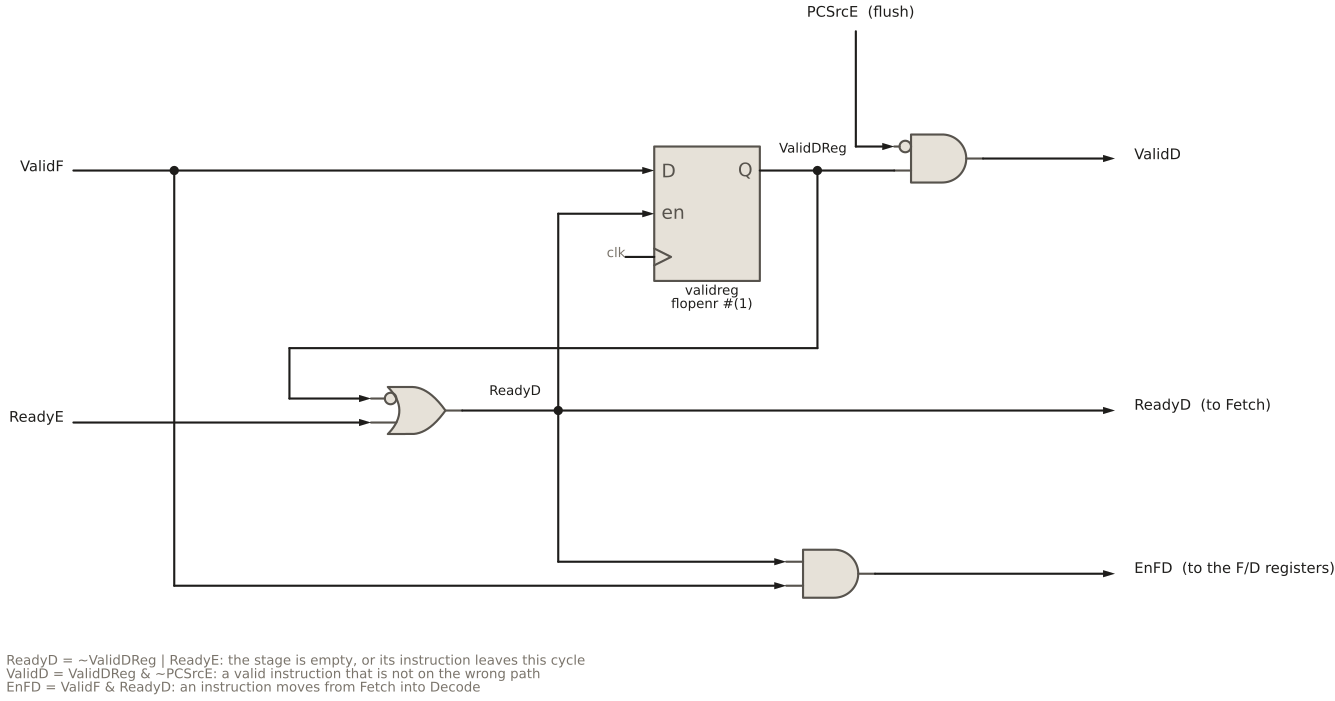

Write the Python code that produced this figure.
"""F/D handshake of the instruction decode unit (HIPV rtl/core/idu/idu.sv):
ReadyD = ~ValidDReg | ReadyE, EnFD = ValidF & ReadyD, the valid bit
ValidDReg, loaded with ValidF whenever ReadyD is high, and the flush
ValidD = ValidDReg & ~PCSrcE."""
from schemdraw import logic
from schemdraw import elements as elm
from schemdraw.backends import svg, svgtext
from _style import new_drawing, block, line, GREY

# schemdraw's text-size estimate parses labels as XML and fails on '&';
# measure with a same-width stand-in instead (the drawn text is unchanged).
_text_approx_size = svgtext.text_approx_size


def _text_size_amp(text, *args, **kw):
    return _text_approx_size(text.replace("&", "8"), *args, **kw)


svgtext.text_approx_size = svg.text_approx_size = _text_size_amp

XL, XR = 0.0, 21.5          # input / output columns


def arrow(d, a, b):
    d.add(elm.Arrow().at(a).to(b))


def dot(d, xy):
    d.add(elm.Dot().at(xy))


def label(d, xy, text, **kw):
    kw.setdefault("fontsize", 11)
    d.add(elm.Label().at(xy).label(text, **kw))


def port_out(d, y, name, frm):
    arrow(d, (frm, y), (XR + 0.1, y))
    label(d, (XR + 0.4, y), name, halign="left")


def flopenr(d, xy, name, width):
    """flopenr with D, en and clock on the left, Q on the right; xy is the D pin."""
    r = block(elm.Ic(
        pins=[elm.IcPin(name="D", side="L", anchorname="D", slot="3/3"),
              elm.IcPin(name="en", side="L", anchorname="en", slot="2/3"),
              elm.IcPin(name=">", side="L", anchorname="clk", slot="1/3"),
              elm.IcPin(name="Q", side="R", anchorname="Q", slot="3/3")],
        size=(2.2, 2.8), pinspacing=0.9, leadlen=0))
    d.add(r.anchor("D").at(xy))
    A = r.absanchors
    label(d, ((A["D"][0] + A["Q"][0]) / 2, A["clk"][1] - 0.95),
          f"{name}\nflopenr #({width})", fontsize=10)
    c = A["clk"]
    line(d, (c[0] - 0.6, c[1]), c)
    label(d, (c[0] - 0.7, c[1]), "clk", halign="right", fontsize=10, color=GREY)
    return A


def draw():
    d = new_drawing()

    # ---------------- valid bit: ValidDReg <= ValidF when ReadyD ----------------
    y_vd = 5.0
    V = flopenr(d, (12.0, y_vd), "validreg", 1)
    label(d, (XL - 0.4, y_vd), "ValidF", halign="right")
    arrow(d, (XL - 0.1, y_vd), V["D"])
    q = V["Q"]
    xq = 15.4
    line(d, q, (xq, q[1]))
    dot(d, (xq, q[1]))
    f = d.add(block(logic.And(inputs=2, inputnots=[1])).anchor("in2").at((17.0, q[1])))
    F = f.absanchors
    line(d, (xq, q[1]), F["in2"])
    xp = F["in1"][0] - 0.8
    label(d, (xp, 8.2), "PCSrcE  (flush)")
    line(d, (xp, 7.9), (xp, F["in1"][1]))
    arrow(d, (xp, F["in1"][1]), F["in1"])
    port_out(d, F["out"][1], "ValidD", F["out"][0])
    label(d, (q[0] + 0.3, q[1] + 0.35), "ValidDReg", halign="left", fontsize=10)

    # ---------------- ReadyD = ~ValidDReg | ReadyE ----------------
    o = d.add(block(logic.Or(inputs=2, inputnots=[1])).anchor("out").at((8.0, 0.0)))
    O = o.absanchors
    # ValidDReg feeds back into the inverted OR input
    yfb, xfb = 1.3, 4.4
    line(d, (xq, q[1]), (xq, yfb), (xfb, yfb), (xfb, O["in1"][1]))
    arrow(d, (xfb, O["in1"][1]), O["in1"])
    label(d, (XL - 0.4, O["in2"][1]), "ReadyE", halign="right")
    arrow(d, (XL - 0.1, O["in2"][1]), O["in2"])

    xr = 10.0
    line(d, O["out"], (xr, 0.0))
    dot(d, (xr, 0.0))
    line(d, (xr, 0.0), (xr, V["en"][1]))
    arrow(d, (xr, V["en"][1]), V["en"])
    port_out(d, 0.0, "ReadyD  (to Fetch)", xr)
    label(d, ((O["out"][0] + xr) / 2, 0.3), "ReadyD", fontsize=10)

    # ---------------- EnFD = ValidF & ReadyD ----------------
    a = d.add(block(logic.And(inputs=2)).anchor("out").at((16.6, -3.4)))
    A = a.absanchors
    line(d, (xr, 0.0), (xr, A["in1"][1]))
    arrow(d, (xr, A["in1"][1]), A["in1"])
    xv = 2.0
    dot(d, (xv, y_vd))
    line(d, (xv, y_vd), (xv, A["in2"][1]))
    arrow(d, (xv, A["in2"][1]), A["in2"])
    port_out(d, A["out"][1], "EnFD  (to the F/D registers)", A["out"][0])

    label(d, (XL - 1.6, -5.6),
          "ReadyD = ~ValidDReg | ReadyE: the stage is empty, or its instruction leaves this cycle\n"
          "ValidD = ValidDReg & ~PCSrcE: a valid instruction that is not on the wrong path\n"
          "EnFD = ValidF & ReadyD: an instruction moves from Fetch into Decode",
          halign="left", fontsize=10, color=GREY)
    return d
